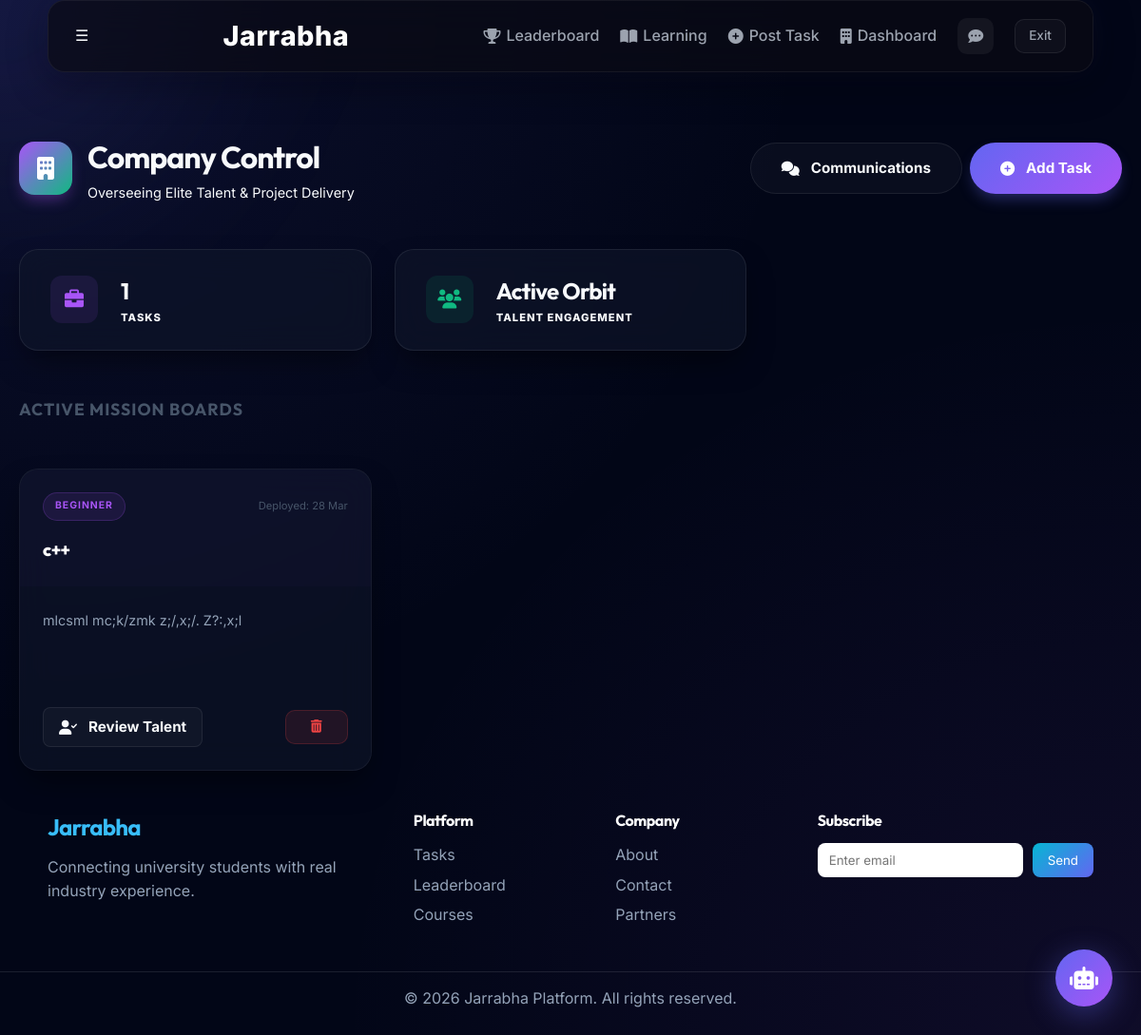
The app's page /company/dashboard (signed in), older data.
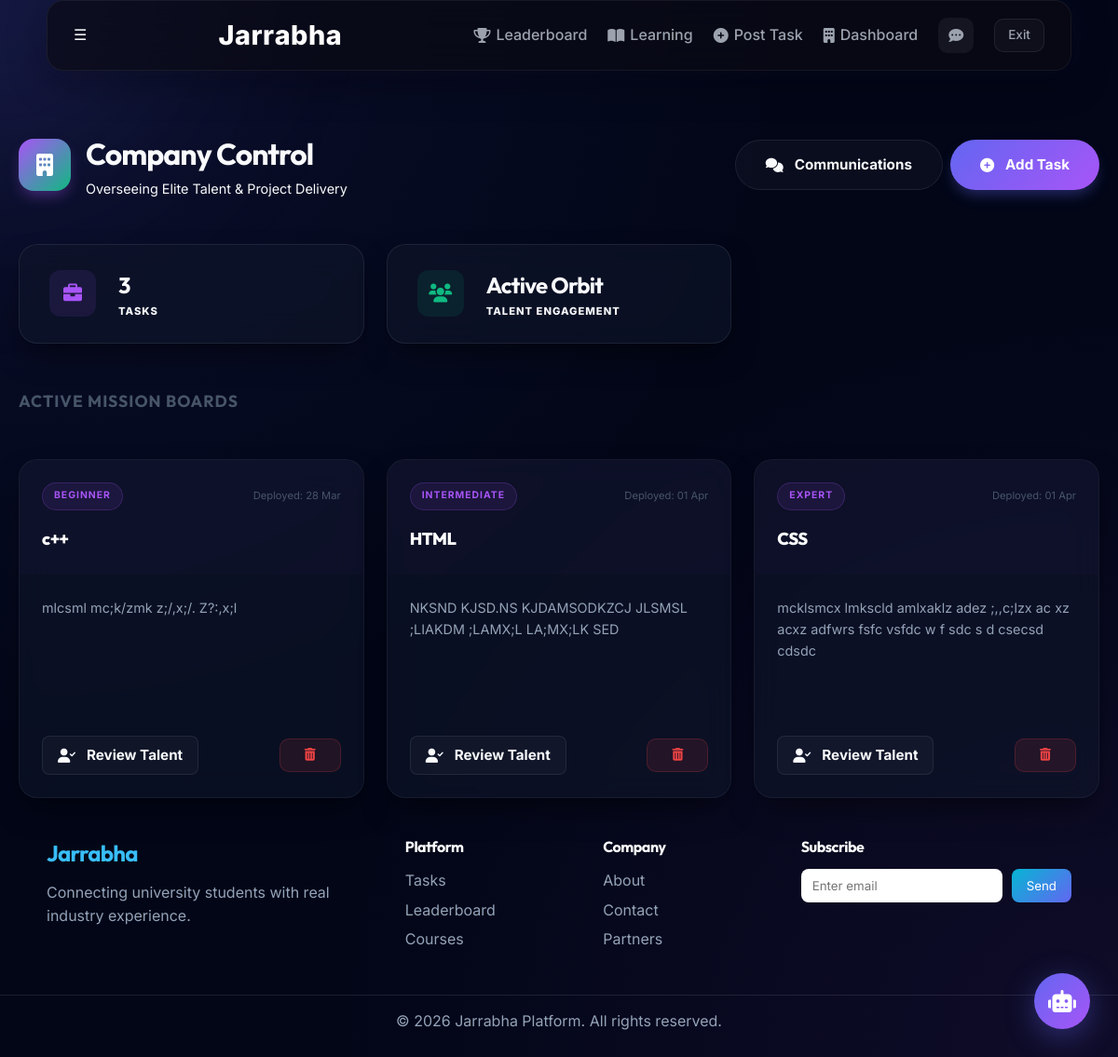
The same page, newer data.
### app/models.py (models this page shows)
class Task(db.Model):
    id = db.Column(db.Integer, primary_key=True)
    company_id = db.Column(db.Integer, db.ForeignKey('user.id'), nullable=False)
    title = db.Column(db.String(200), nullable=False)
    description = db.Column(db.Text, nullable=False)
    difficulty = db.Column(db.String(50), nullable=False) # Easy, Medium, Hard
    status = db.Column(db.String(50), default='Open') # Open, In Progress, Completed, Closed
    created_at = db.Column(db.DateTime, default=datetime.utcnow)
    submissions = db.relationship('Submission', backref='task', lazy=True)
    messages = db.relationship('Message', backref='task', lazy=True)
    comments = db.relationship('Comment', backref='task', lazy=True)
    likes = db.relationship('Like', backref='task', lazy=True)

### app/routes/company.py (the view)
@company_bp.route('/dashboard')
@login_required
@company_required
def dashboard():
    tasks = current_user.tasks
    return render_template('company/dashboard.html', tasks=tasks)

### app/routes/company.py (called while the page is built)
def company_required(func):
    from functools import wraps
    @wraps(func)
    def decorated_view(*args, **kwargs):
        if current_user.role != 'company':
            flash('Access denied. Companies only.', 'danger')
            return redirect(url_for('main.index'))
        if getattr(current_user, 'status', 'Approved') != 'Approved':
            flash('Access denied. Your company account is pending approval.', 'danger')
            return redirect(url_for('main.index'))
        return func(*args, **kwargs)
    return decorated_view

### app/templates/company/dashboard.html (shortened to what the changed rows need)
{% extends "base.html" %}
{% block content %}
<div class="animate-fade-in-up">
    <div class="d-flex justify-between align-center mb-6 reveal">
        <div class="d-flex align-center gap-3">
            <div>
                <h1 class="h2 mb-0">Company Control</h1>
            </div>
        </div>
    </div>
    <div class="dashboard-grid mb-6 reveal" style="--d: 0.1s;">
        <div class="stat-card glass-panel d-flex align-center gap-4 text-left" style="padding: 1.5rem 2rem;">
            <div>
                <h3 class="mb-0" style="font-size: 1.5rem;">{{ tasks|length }}</h3>
                <p class="text-subtle" style="font-size: 0.7rem; font-weight: 800; text-transform: uppercase; letter-spacing: 1px;">Tasks</p>
            </div>
        </div>
    </div>
    <div class="mt-6">
        <div class="dashboard-grid reveal" style="grid-template-columns: repeat(auto-fill, minmax(360px, 1fr)); gap: var(--space-md); --d: 0.2s;">
            {% for task in tasks %}
            <div class="glass-panel p-0 reveal" style="overflow: hidden; display: flex; flex-direction: column; transition: all 0.3s; border: 1px solid rgba(255,255,255,0.05); min-height: 280px; position: relative;">
                <div class="p-md border-bottom" style="border-color: rgba(255,255,255,0.05); background: rgba(168, 85, 247, 0.02);">
                    <div class="d-flex justify-between align-center mb-3">
                        <span class="badge" style="background: rgba(168, 85, 247, 0.1); color: var(--secondary); border: 1px solid rgba(168, 85, 247, 0.2); font-size: 0.65rem; text-transform: uppercase; letter-spacing: 1px;">{{ task.difficulty }}</span>
                        <div style="font-size: 0.7rem; color: var(--text-subtle);">Deployed: {{ task.created_at.strftime('%d %b') }}</div>
                    </div>
                    <h4 style="font-weight: 800; font-size: 1.15rem; color: white;">{{ task.title }}</h4>
                </div>
                <div class="p-md flex-1">
                    <p style="color: var(--text-muted); font-size: 0.9rem; line-height: 1.6; margin-bottom: 2rem; display: -webkit-box; -webkit-line-clamp: 3; -webkit-box-orient: vertical; overflow: hidden;">
                        {{ task.description }}
                    </p>
                </div>
                <div class="p-md d-flex justify-between align-center bg-black-20">
                    <a href="{{ url_for('company.task_submissions', task_id=task.id) }}" class="btn btn-outline btn-sm" style="border-radius: 8px; font-weight: 700; padding: 0.5rem 1rem;">
                        <i class="fas fa-user-check mr-2"></i> Review Talent
                    </a>
                    <form method="POST" action="{{ url_for('company.delete_task', task_id=task.id) }}" onsubmit="return confirm('EXTREME CAUTION: Deleting this mission will remove all associated submissions. Proceed?');">
                        <button type="submit" class="btn btn-sm btn-icon" style="background: rgba(239, 68, 68, 0.1); color: var(--error); border: 1px solid rgba(239, 68, 68, 0.2); width: 36px; height: 36px; border-radius: 10px;">
                            <i class="fas fa-trash-alt" style="font-size: 0.85rem;"></i>
                        </button>
                    </form>
                </div>
            </div>
            {% endfor %}
        </div>
    </div>
</div>
{% endblock %}

Row changes from the older to the newer data that the page shows:
added Task: difficulty "INTERMEDIATE", created_at "01 Apr", title "HTML", description "NKSND KJSD.NS KJDAMSODKZCJ JLSMSL ;LIAKDM ;LAMX;L LA;MX;LK SED"
added Task: difficulty "EXPERT", created_at "01 Apr", title "CSS", description "mcklsmcx lmkscld amlxaklz adez ;,,c;lzx ac xz acxz adfwrs fsfc vsfdc w f sdc s d csecsd cdsdc"
Text that changed along with them:
{{ tasks|length }}: "1" → "3"
